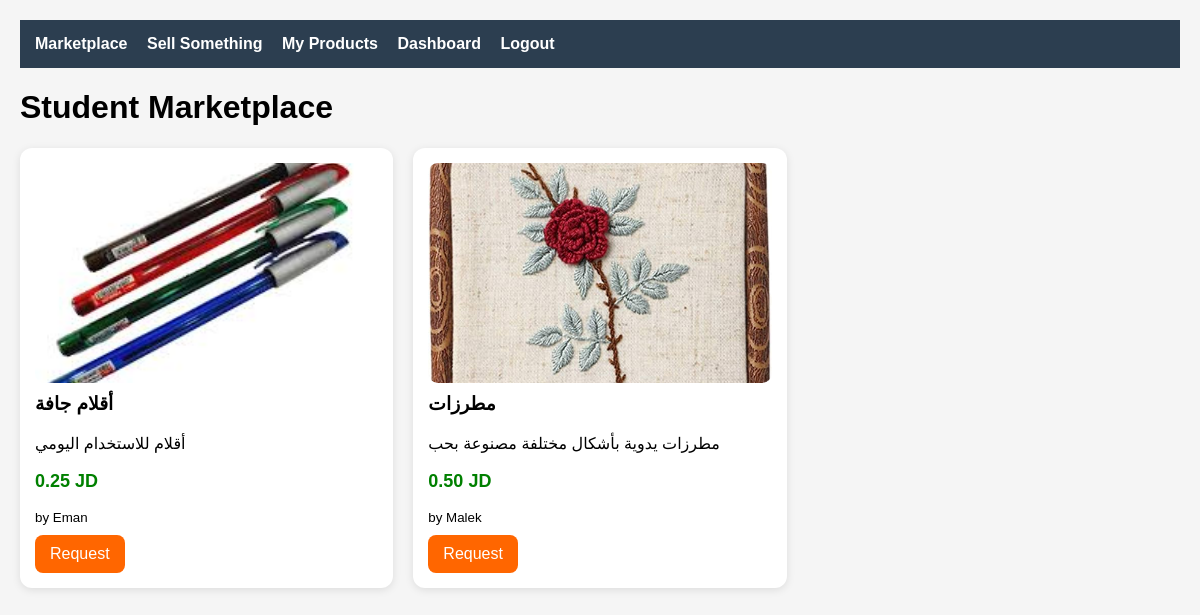
The app's page /marketplace/view_products.php (signed in) with its own data.
### tables this page shows
CREATE TABLE `products` (
  `id` int(11) NOT NULL AUTO_INCREMENT,
  `user_id` int(11) DEFAULT NULL,
  `title` varchar(150) NOT NULL,
  `description` text DEFAULT NULL,
  `price` decimal(10,2) DEFAULT NULL,
  `image` varchar(255) DEFAULT NULL,
  `status` enum('pending','approved','rejected') DEFAULT 'pending',
  `created_at` timestamp NOT NULL DEFAULT current_timestamp(),
  PRIMARY KEY (`id`),
  KEY `user_id` (`user_id`),
  CONSTRAINT `products_ibfk_1` FOREIGN KEY (`user_id`) REFERENCES `users` (`id`) ON DELETE CASCADE
);

CREATE TABLE `users` (
  `id` int(11) NOT NULL AUTO_INCREMENT,
  `name` varchar(100) NOT NULL,
  `email` varchar(100) NOT NULL,
  `password` varchar(255) NOT NULL,
  `role` varchar(20) NOT NULL DEFAULT 'student',
  `proof_file` varchar(255) DEFAULT NULL,
  `faculty` varchar(30) DEFAULT NULL,
  `pending` tinyint(4) DEFAULT 0,
  PRIMARY KEY (`id`)
);

### marketplace/view_products.php (the view, shortened to what this page needs)
<?php
include "../database/db_connection.php";
$sql = "SELECT p.*, u.name FROM products p JOIN users u ON p.user_id = u.id WHERE p.status='approved'";
$res = mysqli_query($conn, $sql);
?>
<html>
<head>
    <link rel="stylesheet" href="../assets/css/marketplace.css">
</head>
<body>
<div class="navbar">
    <a href="view_products.php">Marketplace</a>
    <a href="add_product.php">Sell Something</a>
    <a href="my_products.php">My Products</a>
   <a href="../<?php echo $_SESSION['role']; ?>/dashboard.php">Dashboard</a>
   <a href="../auth/logout.php">Logout</a>
</div>
<div class="container">
    <h1>Student Marketplace</h1>
    <div class="product-grid">
    <?php while($row = mysqli_fetch_assoc($res)): ?>
        <div class="product-card">
            <?php if($row['image']){ ?>
                <img src="<?= $row['image'] ?>">
            <?php } ?>
            <h3><?= $row['title'] ?></h3>
            <p><?= $row['description'] ?></p>
            <p class="price">
                <?= $row['price'] ?> JD
            </p>
            <small>
                by <?= $row['name'] ?>
            </small>
            <br>
            <a class="btn btn-primary"
               href="request_product.php?id=<?= $row['id'] ?>">
               Request
            </a>
        </div>
    <?php endwhile; ?>
    </div>
</div>
</body>
</html>

### assets/css/marketplace.css (style rules this page uses)
body { font-family: Arial; background:#f5f5f5; margin:0; padding:20px; }
* { box-sizing:border-box; }
.navbar { background:#2c3e50; padding:15px; margin-bottom:20px; }
.navbar a { color:white; text-decoration:none; margin-right:15px; font-weight:bold; }
.container { max-width:1200px; margin:auto; }
.product-grid { display:grid; grid-template-columns:repeat(auto-fill,minmax(280px,1fr)); gap:20px; }
.product-card { background:white; border-radius:12px; overflow:hidden; box-shadow:0 2px 8px rgba(0,0,0,0.1); padding:15px; }
.product-card img { width:100%; height:220px; object-fit:cover; border-radius:10px; }
.product-card h3 { margin-top:10px; }
.price { color:green; font-weight:bold; font-size:18px; }
.btn { display:inline-block; padding:10px 15px; border-radius:8px; text-decoration:none; margin-top:10px; color:white; }
.btn-primary { background:#ff6600; }

### records on screen
products: image (picture), title "أقلام جافة", description "أقلام للاستخدام اليومي", price "0.25", user.name "Eman"
products: image (picture), title "مطرزات", description "مطرزات يدوية بأشكال مختلفة مصنوعة بحب", price "0.50", user.name "Malek"
